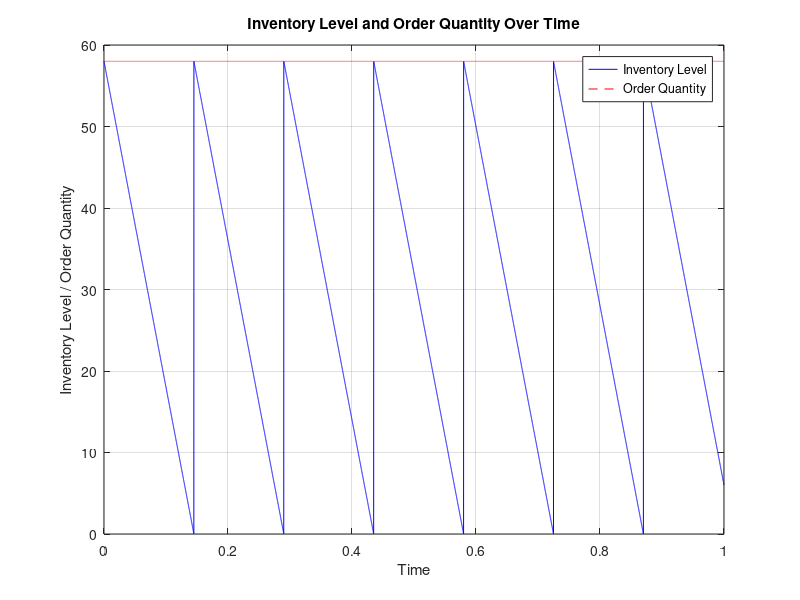
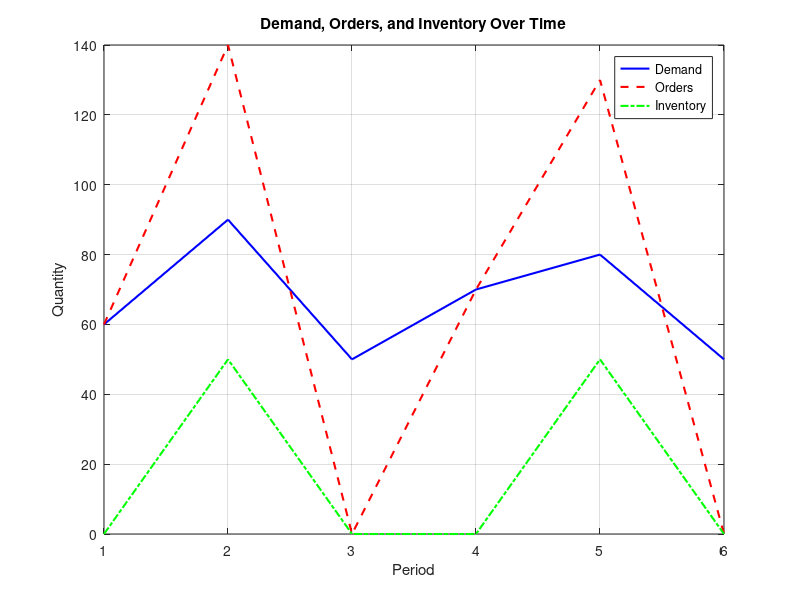

Write the MATLAB code that produced these figures, in order.
clear; clc;
close all;
warning off;

%% Exercise 3: EBM + LTC
% The Economic Batch Model  is a fundamental concept in inventory management, 
% used to determine the optimal order quantity that minimizes total inventory costs.
% Note: This strategy aims to ensure that there are no stockouts or periods.

% Annual Demand [D]
annualDemand = 400;

% Ordering Cost (fixedOrderCost - regardless of the order quantity.) [f_0]
fixedOrderCost = 100;

% Unit Price (unitPrice)
unitPrice = 200;

% Annual unit maintenance cost as a percentage of the unit price ,
% incurred for storing one unit for one year.
% (holdingCostPercentage) [h]

holdingCostPercentage = 0.12;

% Goal : minimize the total cost which is a function of the economic orer
% quantity Q

% Q: Quantity of product ordered at the beginning of each cycle

% The total cost is the sum of the ordering cost and Storage cost:
% TC (Q) = ( D/Q ) * f_0 + ( Q/2 ) * h * unitPrice
% the TC is the sum of :
%                       1) the the number of order per period * fixed ordering cost [Ordering Cost]
%                       2) the avarage inventory level * holding cost per unit per period * unitPrice [Storage Cost]



% Derivative of TC (Q) respect to Q and setting to zero to find the optimal order quantity
% TC'(Q) = (h * unitPrice )/2 - ( f_0 * D ) / Q^2
% Solution Q* = sqrt ( (2 * f_0 * D) / (h * unitPrice))

% Calculate EOQ (Economic Order Quantity)
optimalOrderQuantity = ceil(sqrt(2 * fixedOrderCost * ...
                       annualDemand / (holdingCostPercentage * unitPrice)));

% Duration of the supply cycle
optimalCycleDuration = optimalOrderQuantity / annualDemand; 
% Demand rate, assuming constant demand over time
demandRate = optimalOrderQuantity / optimalCycleDuration;
% Total cost calculation = storage cost + ordering cost
totalCost = (holdingCostPercentage * unitPrice) * ...
            optimalOrderQuantity / 2 + fixedOrderCost *...
            annualDemand / optimalOrderQuantity;

% Time array for plotting
time = linspace(0, 1, 10^4);

% Inventory level over time, assuming instantaneous replenishment
inventoryLevel = -demandRate * mod(time, optimalCycleDuration) + optimalOrderQuantity;
% Order quantity remains constant over time
orderQuantity = optimalOrderQuantity * ones(size(time));

% Plot the inventory level and order quantity over time
figure;
plot(time, inventoryLevel, 'b');
hold on;
plot(time, orderQuantity, 'r--');
xlabel('Time');
ylabel('Inventory Level / Order Quantity');
title('Inventory Level and Order Quantity Over Time');
legend('Inventory Level', 'Order Quantity');
grid on;

%% The Least Total Cost

% LTC approach seeks to minimize the total cost by balancing 
% the holding cost and ordering cost across multiple periods.

% Demand for each period (e.g., bi-monthly)
demand = [60 90 50 70 80 50];
numPeriods = length(demand);

% Holding cost per period
holdingCostPerPeriod = holdingCostPercentage * unitPrice / numPeriods;

%{
% Example on Slide
demand = [50 0 30 0 20 10 0 10 0 40 20 20];
numPeriods = length(demand);
holdingCostPerPeriod = 0.5;
%}

% Initialize variables for the LTC approach
orders = zeros(1, numPeriods);
startPeriod = 1;
endPeriod = 1;
minDiff = Inf; % Initial high value for the minimum cost difference
numOrders = 0;

% Iteratively find the optimal order size to minimize total cost
% (minimizing the cost difference between holding and ordering costs.)

while startPeriod <= numPeriods
    currentBatchSize = sum(demand(1, startPeriod:endPeriod)); % Calculate current batch size
    totalInventory = 0;
    for i = startPeriod:endPeriod
        totalInventory = totalInventory + (currentBatchSize - sum(demand(1, startPeriod:i))); % Calculate total inventory
    end
    holdingCost = totalInventory * holdingCostPerPeriod; % Calculate holding cost for the period

    costDifference = abs(holdingCost - fixedOrderCost); % Calculate the difference between holding cost and ordering cost (it helps to determine how close we are to the optimal point)
    if costDifference <= minDiff 
        minHoldingCost = holdingCost; % Update minimum holding cost
        endPeriod = endPeriod + 1;    % Move to the next period
        minDiff = costDifference;     % Update minimum cost difference

        % If the end period exceeds the number of periods, finalize the order for the current period
        if endPeriod > numPeriods
            orders(1, startPeriod) = sum(demand(1, startPeriod:endPeriod-1)); % Set orders for the period
            numOrders = numOrders + 1; % Increment the number of orders
            break;
        end
    else
        orders(1, startPeriod) = sum(demand(1, startPeriod:endPeriod-1)); % Finalize orders for the period
        numOrders = numOrders + 1; % Increment the number of orders
        startPeriod = endPeriod;   % Move to the next start period
        minDiff = 100000;          % Reset minimum cost difference
    end
end

% Calculate inventory levels based on orders and demand for each period
inventory = zeros(1, numPeriods);
inventory(1) = max(0, orders(1) - demand(1));
for i = 2:numPeriods
    inventory(i) = max(0, orders(i) + inventory(i-1) - demand(i));
end

% Calculate the total least cost considering ordering and holding costs
totalLeastCost = numOrders * fixedOrderCost + sum(inventory) * holdingCostPerPeriod;

% Plot the demand, orders, and inventory over time
figure;
plot(1:numPeriods, demand, 'b', 'LineWidth', 1.5);
hold on;
plot(1:numPeriods, orders, 'r--', 'LineWidth', 1.5);
plot(1:numPeriods, inventory, 'g-.', 'LineWidth', 1.5);
xlabel('Period');
ylabel('Quantity');
title('Demand, Orders, and Inventory Over Time');
legend('Demand', 'Orders', 'Inventory');
grid on;